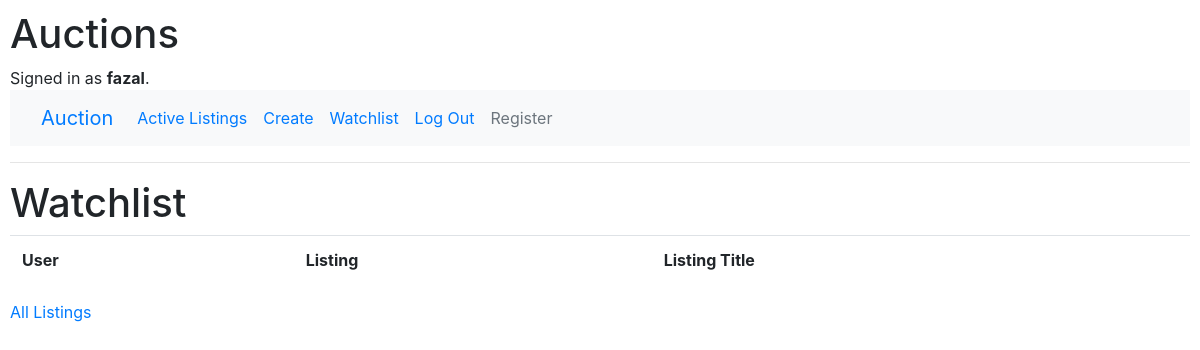
Page /watchlist (signed in) on the earlier database version.
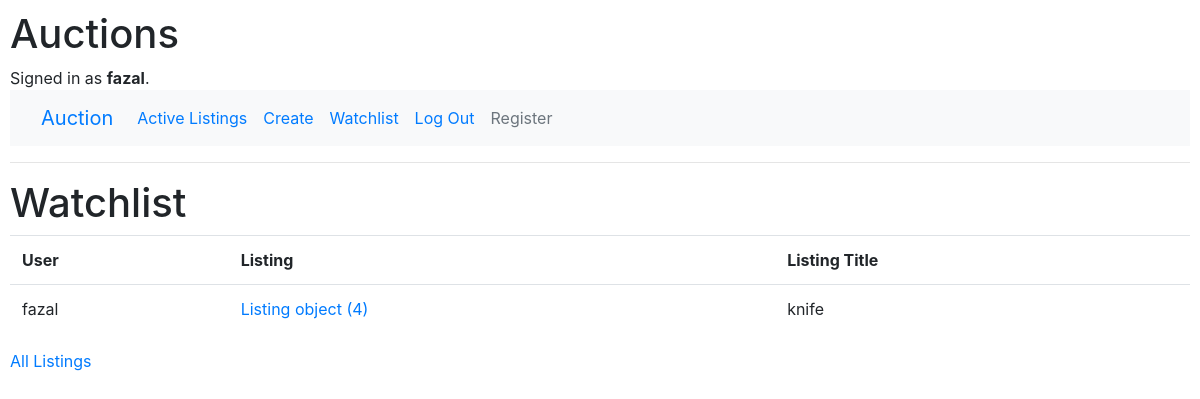
Same page on the later database version.
### auctions/models.py (models this page shows)
class Watchlist(models.Model):
    user = models.ForeignKey(User, on_delete=models.CASCADE, blank=False, related_name="watchlists", default="")
    listing = models.ForeignKey(Listing, on_delete=models.CASCADE, related_name="watchlists", default="")

class User(AbstractUser):
    pass

class Listing(models.Model):
    title = models.CharField(max_length=64)
    description = models.CharField(max_length=256)
    starting_bid = models.IntegerField()
    photo = models.URLField(blank=True)
    creator = models.ForeignKey(User, on_delete=models.CASCADE, blank=False, related_name="listings", default="")
    active = models.BooleanField(default=True)

### auctions/views.py (the view)
# urls.py: path("watchlist", views.watchlist, name="watchlist")
def watchlist(request):
    return render(request, "auctions/watchlist.html", {
        "watchlist": Watchlist.objects.filter(user=request.user)
    })

### auctions/templates/auctions/watchlist.html
{% extends "auctions/layout.html" %}
{% block body %}
    <h1>Watchlist</h1>
    <table class="table">
        <tr>
            <th>User</th>
            <th>Listing</th>
            <th>Listing Title</th>
        </tr>
        {% for item in watchlist %}
            <tr>
                <td>{{ item.user }}</td>
                <td><a href="{% url 'listing' item.listing.id %}">{{ item.listing }}</a></td>
                <td>{{ item.listing.title }}</td>
            </tr>
        {% endfor %}
    </table>
    <a href="{% url 'index' %}">All Listings</a>
{% endblock %}

Differences in the rows shown:
added Watchlist: user "fazal", listing "Listing object (4)", listing "knife"
